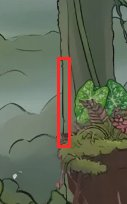
#> input picture reference/polish-report/clean-sweep/line_vertical_dark_line_canvas_blobField_drawSoil_.jpg, 127 x 204 px
$ python venomcut.py ../../../reference/polish-report/clean-sweep/line_vertical_dark_line_canvas_blobField_drawSoil_.jpg ../../../reference/polish-report/clean-sweep/fringe_light_halo_light_halo_on_queen_anim_webp-proof.jpg
#> lines starting #> are read from the running program, lines starting #| are printed output that depends on the picture
"""Cut Venom Fang's painted body tile (AN-7, hf-art-bosses, 2026-10-29) from the picked take (make_spec3.py): the body band keyed off
the magenta, a 640 px run from its middle made to tile by cross-fading its last 96 px into its first, and saved at half size.
    python3 -I tools/art/hfbosses/venomcut.py <take.webp> <game checkout>
Out: src/assets/enemies/venom-body.webp (the tile, lying left to right, belly at the bottom) and its rows printed for venomRig.ts.
"""
import sys
from pathlib import Path
import numpy as np
from PIL import Image

src, GAME = Image.open(sys.argv[1]).convert('RGB'), Path(sys.argv[2])
#> src is the input picture: PIL image 127x204 RGB; mean R, G, B 98, 103.8, 85.7
a = np.asarray(src).astype(np.float32)
key = np.minimum(a[..., 0], a[..., 2]) - a[..., 1]
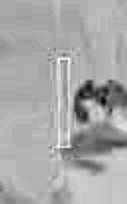
#> key: shape (204, 127) float32; min -90, max 16, mean -20.06; drawn with min black and max white
rows = np.where((key < 90).mean(axis=1) > 0.9)[0]
#> rows = 204 values from 0 to 203
top, bot = rows.min(), rows.max() + 1
#> top = 0; bot = 204
band = a[top:bot]
k = key[top:bot]
alpha = np.clip((150 - k) / 100, 0, 1)
#> alpha: shape (204, 127) float32; every value is 1
ex = np.clip(np.minimum(band[..., 0], band[..., 2]) - band[..., 1] - 8, 0, None) * (alpha < 1)
#> ex: shape (204, 127) float32; every value is 0
band[..., 0] -= ex
band[..., 2] -= ex
L, F = 640, 96
x0 = (band.shape[1] - L - F) // 2
#> x0 = -305
seg = band[:, x0:x0 + L + F].copy()
al = alpha[:, x0:x0 + L + F].copy()
w = np.linspace(0, 1, F)[None, :, None]
#> (the run stopped early here; a loop or call above may not have finished)

$ run again, on reference/polish-report/clean-sweep/repeat_copy_paste_pixels_repeating_pixels_in_code_path_grad_lin.jpg
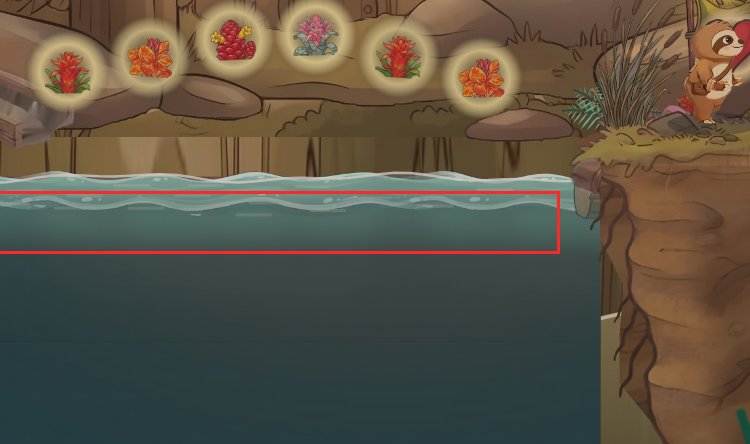
#> input picture reference/polish-report/clean-sweep/repeat_copy_paste_pixels_repeating_pixels_in_code_path_grad_lin.jpg, 750 x 444 px
#> src is the input picture: PIL image 750x444 RGB; mean R, G, B 92.4, 84.2, 70
#> `key = np.minimum(a[..., 0], a[..., 2]) - a[..., 1]`:
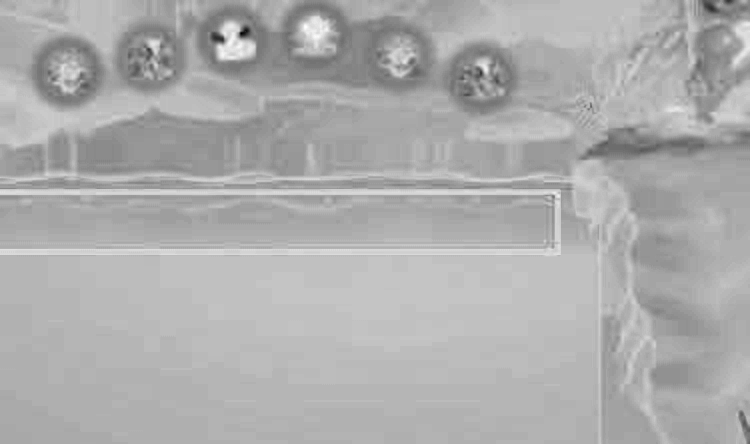
#> key: shape (444, 750) float32; min -114, max 21, mean -22.3; drawn with min black and max white
#> rows = 444 values from 0 to 443
#> top = 0; bot = 444
#> alpha: shape (444, 750) float32; every value is 1
#> ex: shape (444, 750) float32; every value is 0
#> al: shape (444, 736) float32; every value is 1
#> `tile = np.dstack([seg[:, :L], al[:, :L] * 255])`:
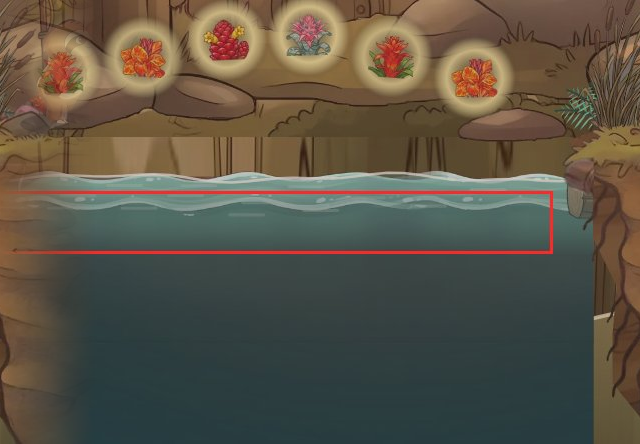
#> tile: shape (444, 640, 4) float32; mean R, G, B, A 91.2, 84.4, 70.7, 255.8

$ run again, on reference/polish-report/clean-sweep/repeat_same_piece_same_piece_w6_water_webp_0_541_512_213_.jpg
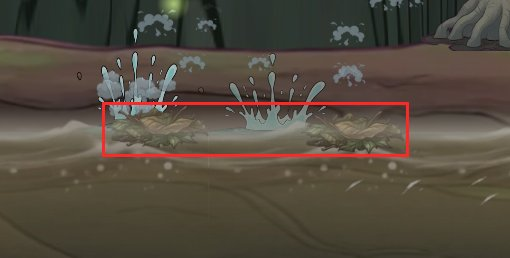
#> input picture reference/polish-report/clean-sweep/repeat_same_piece_same_piece_w6_water_webp_0_541_512_213_.jpg, 510 x 258 px
#> src is the input picture: PIL image 510x258 RGB; mean R, G, B 83.9, 75.3, 63.3
#> `key = np.minimum(a[..., 0], a[..., 2]) - a[..., 1]`:
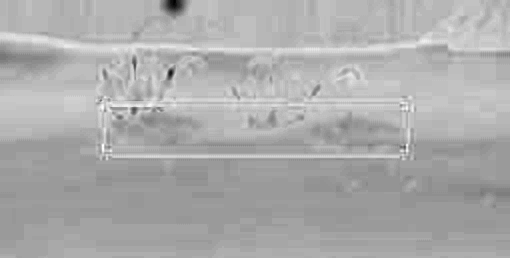
#> key: shape (258, 510) float32; min -73, max 16, mean -12.88; drawn with min black and max white
#> rows = 258 values from 0 to 257
#> top = 0; bot = 258
#> alpha: shape (258, 510) float32; every value is 1
#> ex: shape (258, 510) float32; every value is 0
#> `seg = band[:, x0:x0 + L + F].copy()`:
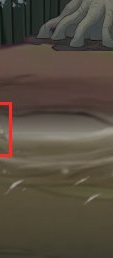
#> seg: shape (258, 113, 3) float32; mean R, G, B 85.4, 76, 63.8
#> al: shape (258, 113) float32; every value is 1
